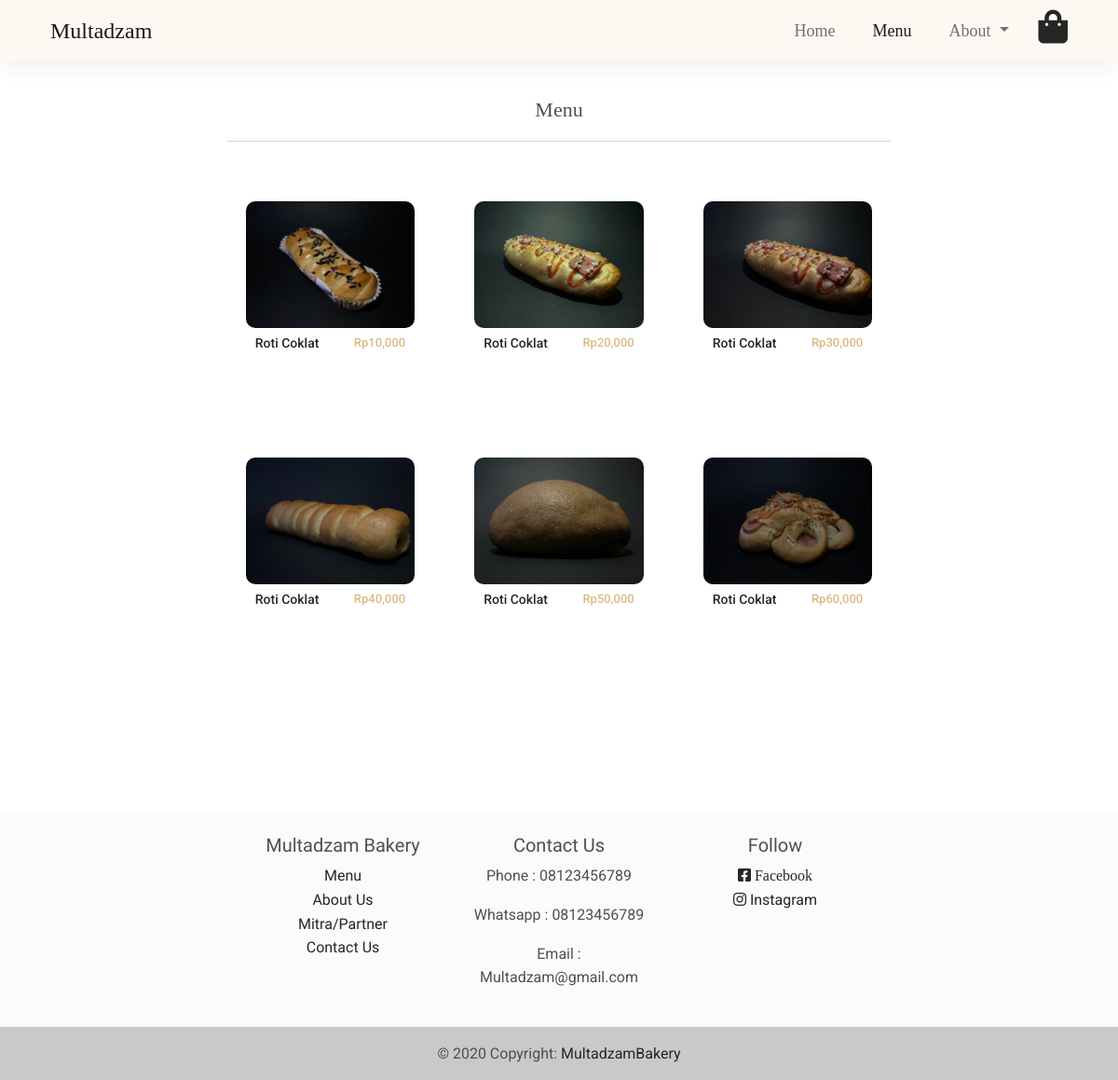
Page /menu.php on the committed database.
### tables this page shows
CREATE TABLE `produk` (
  `id_produk` int(11) NOT NULL,
  `nama_produk` varchar(300) NOT NULL,
  `harga_produk` int(11) NOT NULL,
  `deskripsi_produk` text NOT NULL,
  `gambar_produk` varchar(300) NOT NULL
);

### web/functions.php (called while the page is built, shortened)
<?php
$conn = mysqli_connect("localhost", "root", "", "multadzambakery");
function query($query)
{
	global $conn;
	$result = mysqli_query($conn, $query);
	$rows = [];
	while ($row = mysqli_fetch_assoc($result)) {
		$rows[] = $row;
	}
	return $rows;
}

### web/menu.php (the view, shortened to what this page needs)
<?php
require 'functions.php';
$produks = query("SELECT * FROM produk");
?>
<!DOCTYPE html>
<html lang="en">
<head>
    <link rel="stylesheet" href="https://use.fontawesome.com/releases/v5.11.2/css/all.css" />
    <link rel="stylesheet" href="css/mdb.min.css" />
    <link rel="stylesheet" href="css/navbar.css">
    <link rel="stylesheet" href="css/index.css">
</head>
<body>
    <nav class="navbar navbar-expand-lg navbar-light fixed-top">
        <div class="container">
            <div class="container-fluid">
                <div class="collapse navbar-collapse" id="navbarSupportedContent">
                    <a class="navbar-brand" href="#">Multadzam</a>
                    <ul class="navbar-nav ms-auto mb-2 mb-lg-0">
                        <li class="nav-item me-4">
                            <a class="nav-link" aria-current="page" href="index.php">Home</a>
                        </li>
                        <li class="nav-item me-4">
                            <a class="nav-link  active" href="menu.php">Menu</a>
                        </li>
                        <li class="nav-item dropdown me-4">
                            <a class="nav-link dropdown-toggle" href="#" id="navbarDropdown" role="button" data-mdb-toggle="dropdown" aria-expanded="false">
                                About
                            </a>
                        </li>
                        <li><a href="cart.php" class="link-dark"><i class=" fas fa-shopping-bag fa-2x"></i></a></li>
                    </ul>
                </div>
            </div>
        </div>
    </nav>
    <div class="container" style="margin-top: 100px;">
        <div class="container" style="width:66%; background-color:white; margin-left:17%">
            <div class="mx-auto" style="text-align: center; font-family: 'Cormorant Upright', serif; font-size: 22px;">
                Menu
            </div>
            <hr>
            <div class="row">
                <?php foreach ($produks as $produk) : ?>
                    <div class="col-md-4 " style="text-align: center;">
                        <div class="row mt-5 mx-2" style="height: 150px;">
                            <div class="col-md-12">
                                <a href="produk.php?id_produk=<?= $produk['id_produk']; ?>">
                                    <div class="bg-image hover-zoom">
                                        <img style="border-radius: 10px" src="img/foto_produk/<?= $produk['gambar_produk']; ?>" alt="" class="w-100" />
                                    </div>
                                </a>
                            </div>
                            <div class="col-md-12 mt-2">
                                <div class="row">
                                    <div class="col-md-6">
                                        <a href="produk.php?id_produk=<?= $produk['id_produk']; ?>">
                                            <h5 class="text-dark" style="font-size: 14px; text-align:start; margin-left:10px;"><?= $produk['nama_produk']; ?></h5>
                                        </a>
                                    </div>
                                    <div class="col-md-6">
                                        <a href="produk.php?id_produk=<?= $produk['id_produk']; ?>">
                                            <h5 style="font-size: 13px; text-align:end; color:#DABC81; margin-right:10px;">Rp<?= number_format($produk['harga_produk']); ?></h5>
                                        </a>
                                    </div>
                                </div>
                            </div>
                        </div>
                        <br><br><br>
                    </div>
                <?php endforeach; ?>
            </div>
        </div><br><br>
    </div><br><br><br><br>
    <footer class="bg-light text-center text-lg-start">
        <div class="container p-4" style="width:60%; text-align:center">
            <div class="row">
                <div class="col-lg-4 col-md-6 mb-4 mb-md-0">
                    <h5 style="font-family: 'Jomolhari', serif;">Multadzam Bakery</h5>
                    <ul class="list-unstyled mb-0">
                        <li>
                            <a href="menu.php" class="text-dark" style="font-family: 'Ibarra Real Nova', serif;">Menu</a>
                        </li>
                        <li>
                            <a href="about.php" class="text-dark" style="font-family: 'Ibarra Real Nova', serif;">About Us</a>
                        </li>
                        <li>
                            <a href="mitra.php" class="text-dark" style="font-family: 'Ibarra Real Nova', serif;">Mitra/Partner</a>
                        </li>
                        <li>
                            <a href="contact.php" class="text-dark" style="font-family: 'Ibarra Real Nova', serif;">Contact Us</a>
                        </li>
                    </ul>
                </div>
                <div class="col-lg-4 col-md-6 mb-4 mb-md-0">
                    <h5 style="font-family: 'Jomolhari', serif;">Contact Us</h5>
                    <ul class="list-unstyled mb-0">
                        <li>
                            <p>Phone : 08123456789</p>
                        </li>
                        <li>
                            <p>Whatsapp : 08123456789</p>
                        </li>
                        <li>
                            <p>Email : Multadzam@gmail.com</p>
                        </li>
                    </ul>
                </div>
                <div class="col-lg-4 col-md-6 mb-4 mb-md-0">
                    <h5 style="font-family: 'Jomolhari', serif;">Follow</h5>
                    <ul class="list-unstyled">
                        <li>
                            <a href="#!" class="text-dark"><i class="fab fa-facebook-square"> Facebook</i></a>
                        </li>
                        <li>
                            <a href="#!" class="text-dark"><i class="fab fa-instagram"></i> Instagram</a>
                        </li>
                    </ul>
                </div>
            </div>
        </div>
        <div class="text-center p-3" style="background-color: rgba(0, 0, 0, 0.2)">
            © 2020 Copyright:
            <a class="text-dark" href="index.php">MultadzamBakery</a>
        </div>
    </footer>
</body>
</html>

### web/css/navbar.css (style rules this page uses)
.navbar { background-color: #fcf8f2; font-family: "Cormorant Upright", serif; font-size: 18px; }
.navbar-brand { font-size: 24px; }

### rows in the picture
produk: gambar_produk (picture), nama_produk "Roti Coklat", harga_produk "10,000"
produk: gambar_produk (picture), nama_produk "Roti Coklat", harga_produk "20,000"
produk: gambar_produk (picture), nama_produk "Roti Coklat", harga_produk "30,000"
produk: gambar_produk (picture), nama_produk "Roti Coklat", harga_produk "40,000"
produk: gambar_produk (picture), nama_produk "Roti Coklat", harga_produk "50,000"
produk: gambar_produk (picture), nama_produk "Roti Coklat", harga_produk "60,000"
